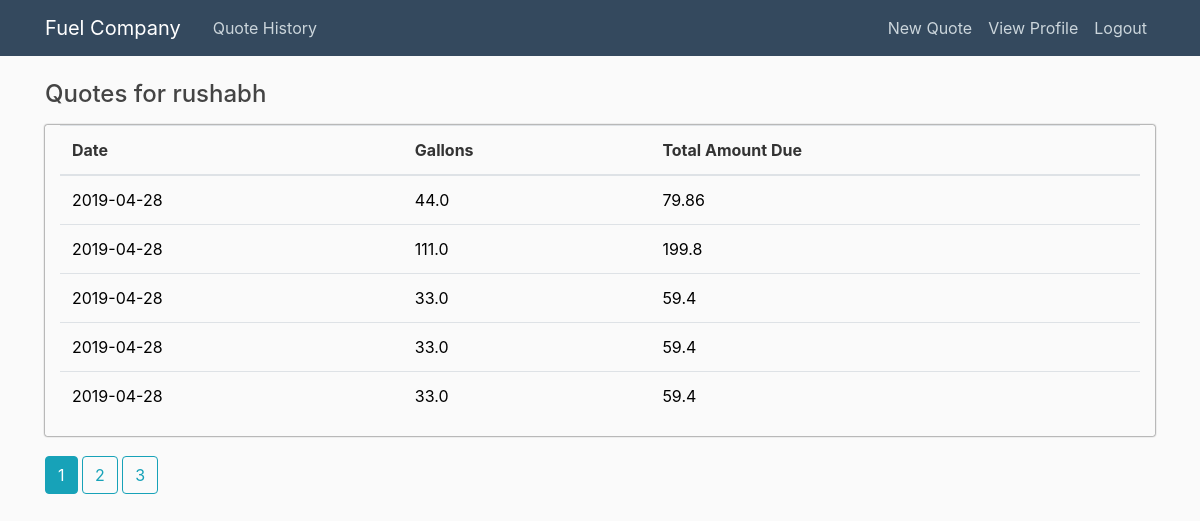
The page /history (signed in) on the database its author committed.
### app/models.py (models this page shows, shortened)
class User(db.Model, UserMixin):
    id = db.Column(db.Integer, primary_key=True)
    username = db.Column(db.String(20), unique=True, nullable=False)
    email = db.Column(db.String(120), unique=True, nullable=False)
    password = db.Column(db.String(60), nullable=False)
    quotes = db.relationship('Quote', backref='author', lazy=True)
    user_profile = db.relationship('UserProfile', backref='author', lazy=True, uselist=False)

class Quote(db.Model):
    id = db.Column(db.Integer, primary_key=True)
    gallons_requested = db.Column(db.Float(), nullable=False)
    date_requested = db.Column(db.Text(), nullable=False, default=datetime.utcnow)
    delivery_address = db.Column(db.String(120), nullable=False)
    suggested_price = db.Column(db.Float(), nullable=True)
    total_amount_due = db.Column(db.Float(), nullable=True)
    user_id = db.Column(db.Integer, db.ForeignKey('user.id'), nullable=False)

### app/users/routes.py (the view)
@users.route('/history')
@login_required
def history():
        page = request.args.get('page', 1, type=int)
        user = User.query.filter_by(username=current_user.username).first_or_404()
        quotes = Quote.query.filter_by(author=user).paginate(page=page, per_page=5)
        return render_template('history.html', quotes=quotes, user=user)

### app/models.py (called while the page is built)
@login_manager.user_loader
def load_user(user_id):
    return User.query.get(int(user_id))

### app/templates/history.html
{% extends "history_layout.html" %}
{% block content %}
<h4 class="mb-3">Quotes for {{ user.username }}</h4>
  <div  class="table-responsive col-md-12" style="border-radius:2px; box-shadow: 0 0 2px black;">
    <table class=" table table-hover">
      <thead>
        <tr>
          <th>Date</th>
          <th>Gallons</th>
          <th>Total Amount Due</th>
        </tr>
      </thead>
      <tbody>
        {% for quote in quotes.items %}
        <tr>
          <td class="quote_table"><a  href="{{ url_for('quotes.quote', quote_id=quote.id) }}">{{ quote.date_requested}}</a></td>
          <td class="quote_table"><a  href="{{ url_for('quotes.quote', quote_id=quote.id) }}">{{ quote.gallons_requested}}</a></td>
          <td class="quote_table"><a  href="{{ url_for('quotes.quote', quote_id=quote.id) }}">{{ quote.total_amount_due}}</a></td>
        </tr>
        {% endfor %}
      </tbody>
    </table>
  </div>
  <div style="padding-top: 20px;">
    {% for page_num in quotes.iter_pages(left_edge=1, right_edge=1, left_current=1, right_current=2) %}
    {% if page_num %}
    {% if quotes.page==page_num %}
    <a class="btn btn-info mb-4" href="{{url_for('users.history',username=user.username,page=page_num) }}">{{ page_num
        }}</a>
    {% else %}
    <a class="btn btn-outline-info mb-4" href="{{url_for('users.history',username=user.username,page=page_num) }}">{{
        page_num
        }}</a>
    {% endif %}
    {% else %}
    ...
    {% endif %}
    {% endfor %}
</div>
{% endblock content %}

### app/templates/history_layout.html (shortened to what this page needs)
<!DOCTYPE html>
<html>
<head>
<link rel="stylesheet" href="https://maxcdn.bootstrapcdn.com/bootstrap/4.0.0/css/bootstrap.min.css"
>
    <link rel="stylesheet" type="text/css" href="{{ url_for('static', filename='main.css') }}">
</head>
<body>
<header class="site-header">
    <nav class="navbar navbar-expand-md navbar-dark bg-steel fixed-top" style="background-color: #34495E;">
        <div class="container">
            <a class="navbar-brand mr-4" href="/">Fuel Company</a>
            <div class="collapse navbar-collapse" id="navbarToggle">
                <div class="navbar-nav mr-auto">
                    {% if current_user.is_authenticated %}
                        <a class="nav-item nav-link" href="{{ url_for('users.history') }}">Quote History</a>
                    {% endif %}
                </div>
                <div class="navbar-nav">
                    {% if current_user.is_authenticated %}
                        <a class="nav-item nav-link" href="{{ url_for('quotes.new_quote') }}">New Quote</a>
                        <a class="nav-item nav-link" href="{{ url_for('users.about') }}">View Profile</a>
                        <a class="nav-item nav-link" href="{{ url_for('users.logout') }}">Logout</a>
                    {% else %}
                        <a class="nav-item nav-link" href="{{ url_for('users.login') }}">Login</a>
                        <a class="nav-item nav-link" href="{{ url_for('users.register') }}">Register</a>
                    {% endif %}
                </div>
            </div>
        </div>
    </nav>
</header>
<main role="main" class="container">
    <div class="row">
        <div class="col-md-12">
            {% block content %}{% endblock %}
        </div>
    </div>
</main>
</body>
</html>

### app/static/main.css (style rules this page uses)
body { background: #fafafa; color: #333333; margin-top: 5rem; }
h1, h2, h3, h4, h5, h6 { color: #444444; }
.bg-steel { background-color: #34495E; }
.site-header .navbar-nav .nav-link { color: #cbd5db; }

### app/templates/history_layout.html (style rules this page uses)
.quote_table > a { text-decoration: none !important; color: black !important; display: block; }

### rows shown on the page
User: username "rushabh"
Quote: date_requested "2019-04-28", gallons_requested "44.0", total_amount_due "79.86"
Quote: date_requested "2019-04-28", gallons_requested "111.0", total_amount_due "199.8"
Quote: date_requested "2019-04-28", gallons_requested "33.0", total_amount_due "59.4"
Quote: date_requested "2019-04-28", gallons_requested "33.0", total_amount_due "59.4"
Quote: date_requested "2019-04-28", gallons_requested "33.0", total_amount_due "59.4"

### other values the page prints
{{ page_num }} "1"
{{ page_num }} "2" "3"
